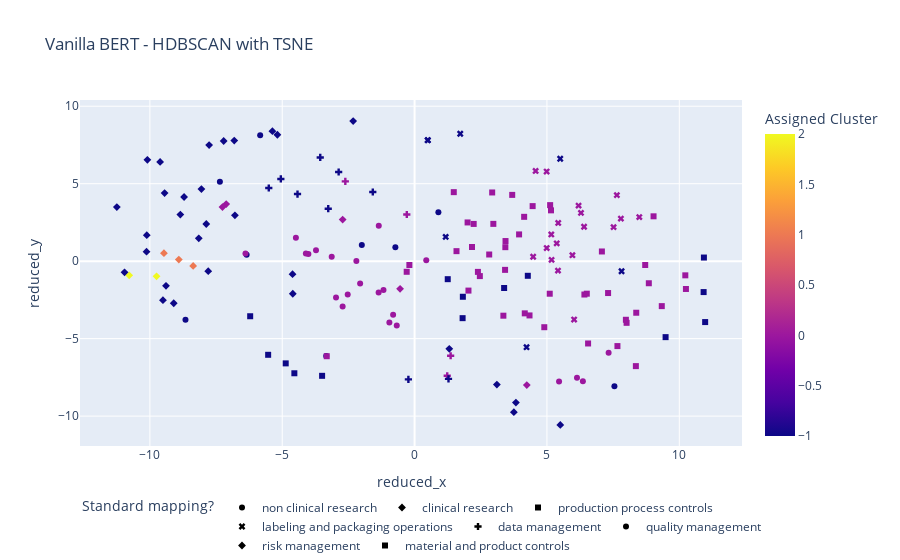

Notebook code for this chart:
### Markdown cell above
Visualize

### Code cell
embeddings_df[CLUSTER] = clusters.labels_

fig = px.scatter(
    embeddings_df,
    y=REDUCED_DIMS[1],
    x=REDUCED_DIMS[0],
    color=CLUSTER,
    symbol=TARGET,
    hover_data=[ORIGINAL_TEXT, TARGET],
    title="Curie - HDBSCAN with TSNE"
)
fig.update_layout(uniformtext_mode="hide")
fig.update_layout(legend_orientation="h")
fig.show()
